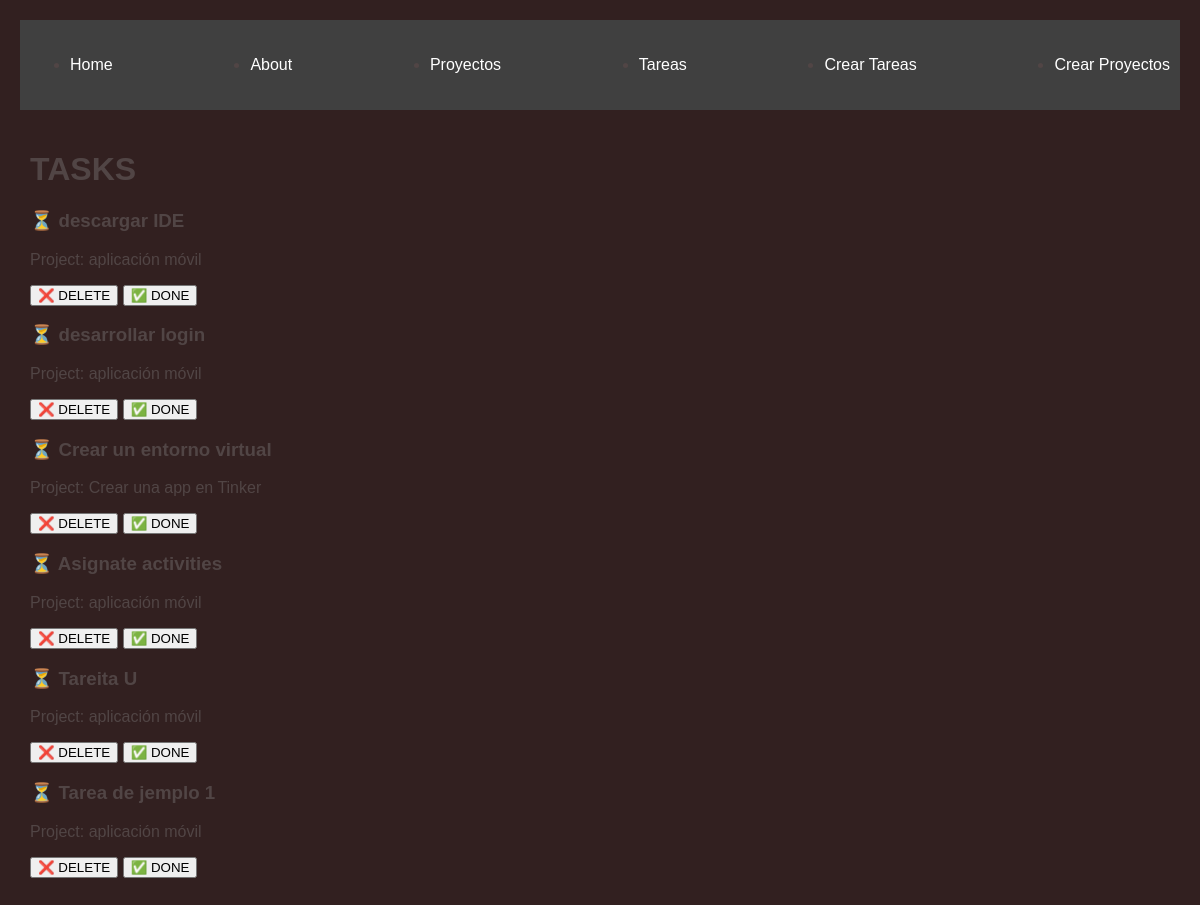
/tasks/, run on the app's committed database.
### myapp/models.py (models this page shows, shortened)
class Tasks(models.Model):
    titulo = models.CharField(max_length=200)
    descripcion = models.TextField(max_length=200)
    project = models.ForeignKey(Project, on_delete=models.CASCADE)
    done = models.BooleanField(default = False)

class Project(models.Model):
    name = models.CharField(max_length=200)

### myapp/views.py (the view)
# urls.py: path('tasks/', views.tasks, name='tasks'),
def tasks(request):
    tasks = Tasks.objects.all()
    return render(request, 'tasks/tasks.html',
                {
                    'tasks': tasks
                })

### myapp/templates/tasks/tasks.html
{% extends 'layouts/base.html' %}
{% block contenido %}
<h1>TASKS</h1>
{% for task in tasks %}
<div>
    <h3> {% if task.done == False %}⏳ {% else %} 🏆  {% endif %} {{task.titulo}}</h3>
    <p>Project: {{task.project.name}} </p>
    <button>❌ DELETE</button>
    <button>✅ DONE</button>
</div>
{% endfor %}
{% endblock %}

### myapp/templates/layouts/base.html (shortened to what this page needs)
{% load static %}
<!DOCTYPE html>
<html lang="en">
<head>
    <link rel="stylesheet" href="{% static '/styles/main.css' %}">
</head>
<body>
    <nav class = "navbar container">
        <ul>
            <li>
                <a href="/">Home</a>
            </li>
            <li>
                <a href="{% url 'about' %}">About</a>
            </li>
            <li>
                <a href="{% url 'projects' %}">Proyectos</a>
            </li>
            <li>
                <a href="{% url 'tasks' %}">Tareas</a>
            </li>
            <li>
                <a href="{% url 'create_task' %}">Crear Tareas</a>
            </li>
            <li>
                <a href="{% url 'create_project' %}">Crear Proyectos</a>
            </li>
        </ul>
    </nav>
    <main class = "container">
        {% block contenido %}{% endblock %}
    </main>
</body>
</html>

### myapp/static/styles/main.css (style rules this page uses)
body { background-color: #322020; color: #514545; font-family: Arial, sans-serif; margin: 0; padding: 20px; }
.navbar { background: #404040; padding: 5px 0px; }
.navbar ul { display:flex; justify-content: space-between; }
.navbar ul li a { list-style: none; text-decoration: none; }
.navbar ul li a { color:white; }
.container { max-width: 1200px; margin: auto; padding: 20px 10px; }

### data on the page
Tasks: titulo "descargar IDE", project.name "aplicación móvil"
Tasks: titulo "desarrollar login", project.name "aplicación móvil"
Tasks: titulo "Crear un entorno virtual", project.name "Crear una app en Tinker"
Tasks: titulo "Asignate activities", project.name "aplicación móvil"
Tasks: titulo "Tareita U", project.name "aplicación móvil"
Tasks: titulo "Tarea de jemplo 1", project.name "aplicación móvil"
